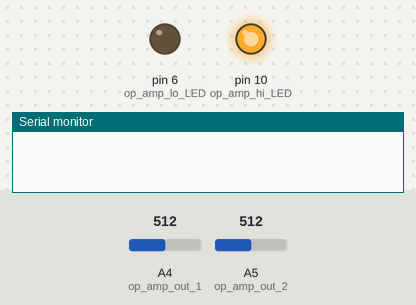
Bench run of a sketch on a simulated Arduino Uno, built with avr-gcc and run on an emulated ATmega328P. Parts: output pins drawn as LEDs (lit = HIGH), the last lines printed to the serial monitor. The inputs (shaded band) are chosen by the test bench; at power-on: A4 (op_amp_out_1) = 512, A5 (op_amp_out_2) = 512.

Above: at 3.0 s.
At 9.0 s:
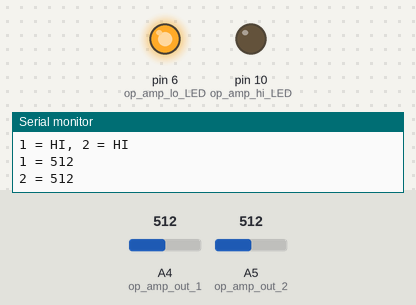
Timing chart, 0 to 15.6 s (numbered marks = the images above):
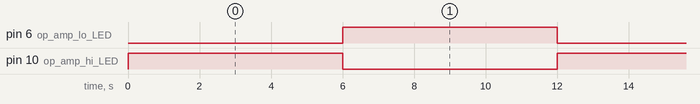

Measured:
- by itself, pin 6 (op_amp_lo_LED), pin 10 (op_amp_hi_LED): alternates HIGH for 6.0 s and LOW for 6.0 s

The sketch:

opamp_tester.ino
```cpp
const int op_amp_in_1 = 5;
const int op_amp_in_2 = 4;

const int op_amp_out_1 = A4;
const int op_amp_out_2 = A5;

const int op_amp_hi_LED = 10;
const int op_amp_lo_LED = 6;

const int op_amp_delay = 3000; //time to allow op amp to propagate

void setup() {
  // put your setup code here, to run once:
  Serial.begin(9600);
  digitalWrite(op_amp_hi_LED, LOW);
  digitalWrite(op_amp_lo_LED, LOW);

  pinMode(op_amp_hi_LED, OUTPUT);
  pinMode(op_amp_lo_LED, OUTPUT);

  digitalWrite(op_amp_hi_LED, LOW);
  digitalWrite(op_amp_lo_LED, LOW);
}

void loop() {
  // put your main code here, to run repeatedly:

//test first high, second low
  digitalWrite(op_amp_in_1, HIGH);
  digitalWrite(op_amp_in_2, LOW);

  digitalWrite(op_amp_hi_LED, HIGH);
  digitalWrite(op_amp_lo_LED, LOW);

  delay(op_amp_delay);


  Serial.print("1 = HI, 2 = LO");
  Serial.print('\n');
  Serial.print("1 = ");
  Serial.print(analogRead(op_amp_out_1));
  Serial.print('\n');
  Serial.print("2 = ");
  Serial.print(analogRead(op_amp_out_2));
  Serial.print('\n');


    //test both high
  digitalWrite(op_amp_in_1, HIGH);
  digitalWrite(op_amp_in_2, HIGH);

  digitalWrite(op_amp_hi_LED, HIGH);
  digitalWrite(op_amp_lo_LED, LOW);

  delay(op_amp_delay);


  Serial.print("1 = HI, 2 = HI");
  Serial.print('\n');
  Serial.print("1 = ");
  Serial.print(analogRead(op_amp_out_1));
  Serial.print('\n');
  Serial.print("2 = ");
  Serial.print(analogRead(op_amp_out_2));
  Serial.print('\n');


     //test first low, second high
  digitalWrite(op_amp_in_1, LOW);
  digitalWrite(op_amp_in_2, HIGH);

  digitalWrite(op_amp_hi_LED, LOW);
  digitalWrite(op_amp_lo_LED, HIGH);

  delay(op_amp_delay);

  Serial.print("1 = LO, 2 = HI");
  Serial.print('\n');
  Serial.print("1 = ");
  Serial.print(analogRead(op_amp_out_1));
  Serial.print('\n');
  Serial.print("2 = ");
  Serial.print(analogRead(op_amp_out_2));
  Serial.print('\n');


  //test both low
  digitalWrite(op_amp_in_1, LOW);
  digitalWrite(op_amp_in_2, LOW);

  digitalWrite(op_amp_hi_LED, LOW);
  digitalWrite(op_amp_lo_LED, HIGH);

  delay(op_amp_delay);

  Serial.print("1 = LO, 2 = LO");
  Serial.print('\n');
  Serial.print("1 = ");
  Serial.print(analogRead(op_amp_out_1));
  Serial.print('\n');
  Serial.print("2 = ");
  Serial.print(analogRead(op_amp_out_2));
  Serial.print('\n');

}
```
